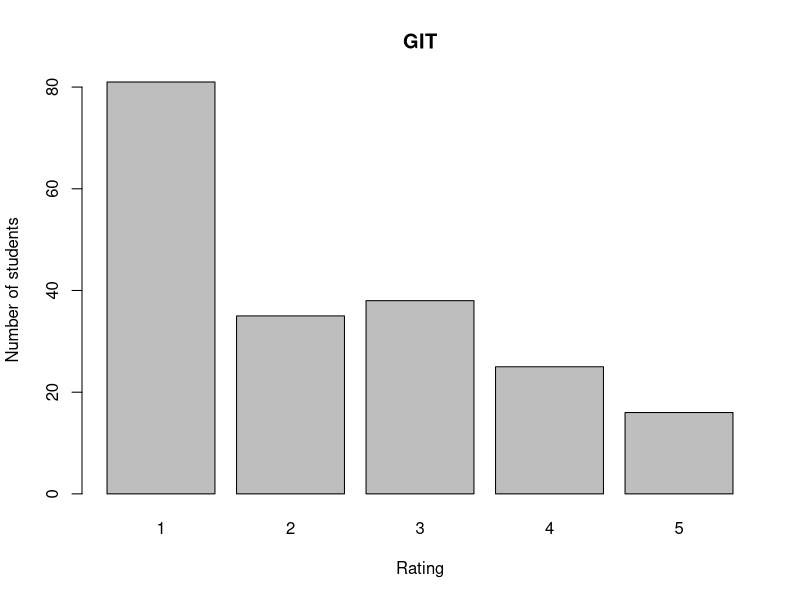
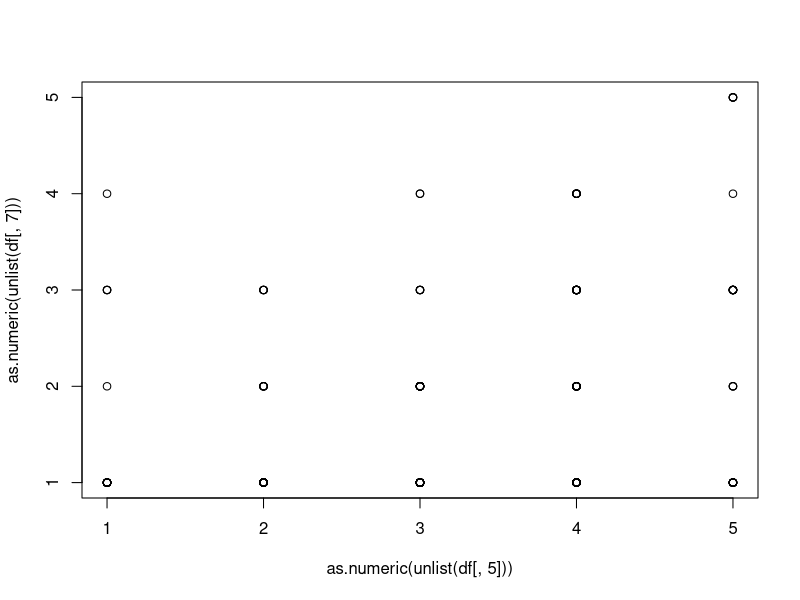

Generate these figures, in order, with R:
library(readr)
introsurvey <- read_csv("7COM1079introsurvey.csv")
df = subset(introsurvey, select = -c(Email,Name) )
for ( col in 1:ncol(df)){
  colnames(df)[col] <-  tail(strsplit(colnames(df)[col],split=" ")[[1]],1)
}
View(df)


printColumnInfo <- function(clm, lbl){   
  vals<-na.omit(unlist(clm))
  message (sprintf("Mean of %s: %f", lbl,mean(vals)))
  message (sprintf("Table of %s:", lbl))
  print(table(vals))
}

doHistogram<-function(clm,lbl)
{
  vals<-na.omit(unlist(clm))
  barplot(table(vals),main=lbl,
          xlab="Rating",
          ylab="Number of students")
}

printColumnInfo(df[,4],"GIT")
doHistogram(df[,4],"GIT")

printColumnInfo(df[,5],"Spreadsheets")
printColumnInfo(df[,6],"Statistics")
printColumnInfo(df[,7],"R")
printColumnInfo(df[,8],"Kanban ")

print ("Table of voters")
print (table(unlist(df[,9])))

print ("Table of rainfall")
print (table(unlist(df[,10])))

print ("Table of basketball")
print (table(unlist(df[,11])))

print ("Table of pValue")
print (table(unlist(df[,13])))

print("Correlation betweeen knowledge of spreadsheets and knowledge of R")
cor(as.numeric(unlist(df[,5])),as.numeric(unlist(df[,7])))
plot(as.numeric(unlist(df[,5])),as.numeric(unlist(df[,7])))




